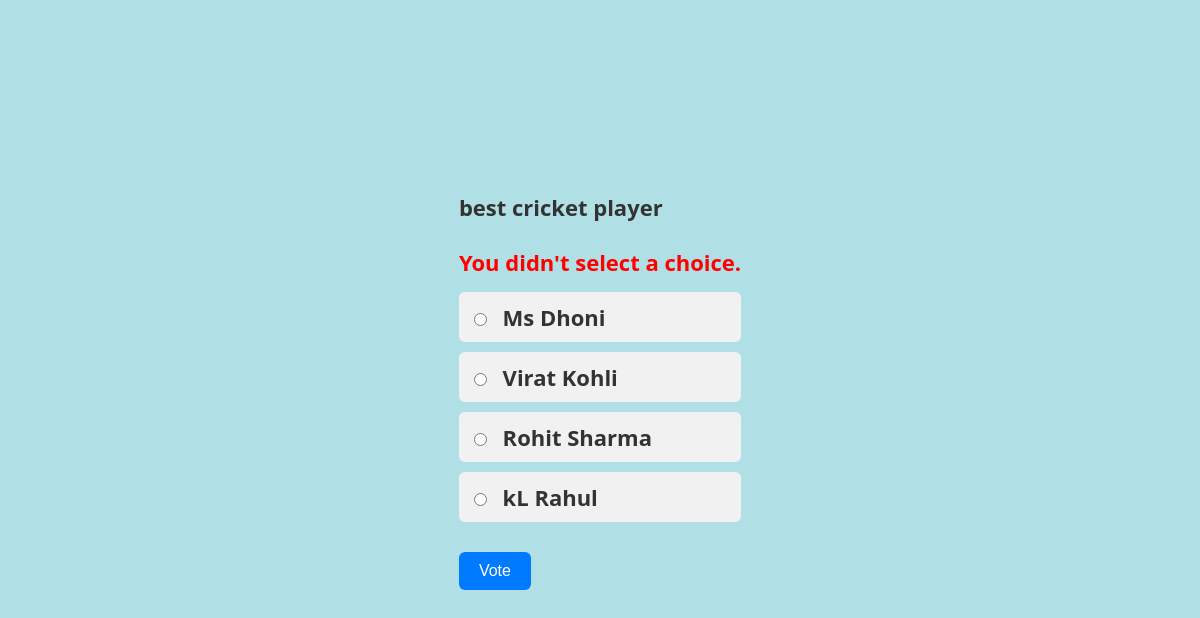
The page /polls/1/vote/ on the database its author committed.
### polls/models.py (models this page shows, shortened)
class Question(models.Model):
    question_text = models.CharField(max_length=200)
    pub_date = models.DateTimeField("date published")

class Choice(models.Model):
    question = models.ForeignKey(Question, on_delete=models.CASCADE)
    choice_text = models.CharField(max_length=200)
    votes = models.IntegerField(default=0)

### polls/views.py (the view)
# urls.py: path("<int:question_id>/vote/", views.vote, name="vote"),
def vote(request, question_id):
    question = get_object_or_404(Question, pk=question_id)
    try:
        selected_choice = question.choice_set.get(pk=request.POST["choice"])
    except (KeyError, Choice.DoesNotExist):
        return render(
            request,
            "polls/detail.html",
            {
                "question": question,
                "error_message": "You didn't select a choice.",
            },
        )
    else:
        selected_choice.votes = F("votes") + 1
        selected_choice.save()
        return HttpResponseRedirect(reverse("polls:results", args=(question.id,)))

### polls/templates/polls/detail.html (shortened to what this page needs)
<html>
<head>
</head>
<body style="background-color:powderblue;">
    <h1>
    <div>
        <h1>{{ question.question_text }}</h1>
        <form action="{% url 'polls:vote' question.id %}" method="post">
            {% if error_message %}
                <p class="error"><strong>{{ error_message }}</strong></p>
            {% endif %}
            {% for choice in question.choice_set.all %}
                <label>
                    <input type="radio" name="choice" value="{{ choice.id }}">
                    {{ choice.choice_text }}
                </label>
            {% endfor %}
            <button type="submit" class="vote-btn">Vote</button>
        </form>
    </div>
</h1>
</body>
</html>

### polls/templates/polls/detail.html (style rules this page uses)
body { font-family: 'Segoe UI', sans-serif; background: #f4f6f9; display: flex; justify-content: center; align-items: center; height: 100vh; margin: 0; }
h1 { margin-bottom: 25px; font-size: 22px; color: #333; }
label { display: block; text-align: left; padding: 10px; border-radius: 6px; margin: 10px 0; background: #f1f1f1; transition: background 0.3s ease; cursor: pointer; }
input[type="radio"] { margin-right: 10px; accent-color: #007BFF; }
.vote-btn { margin-top: 20px; padding: 10px 20px; background-color: #007BFF; color: white; border: none; border-radius: 6px; font-size: 16px; cursor: pointer; }
.error { color: red; margin-bottom: 15px; }

### rows shown on the page
Question: question_text "best cricket player"
Choice: choice_text "Ms Dhoni"
Choice: choice_text "Virat Kohli"
Choice: choice_text "Rohit Sharma"
Choice: choice_text "kL Rahul"

### other values the page prints
{{ error_message }} "You didn't select a choice."
